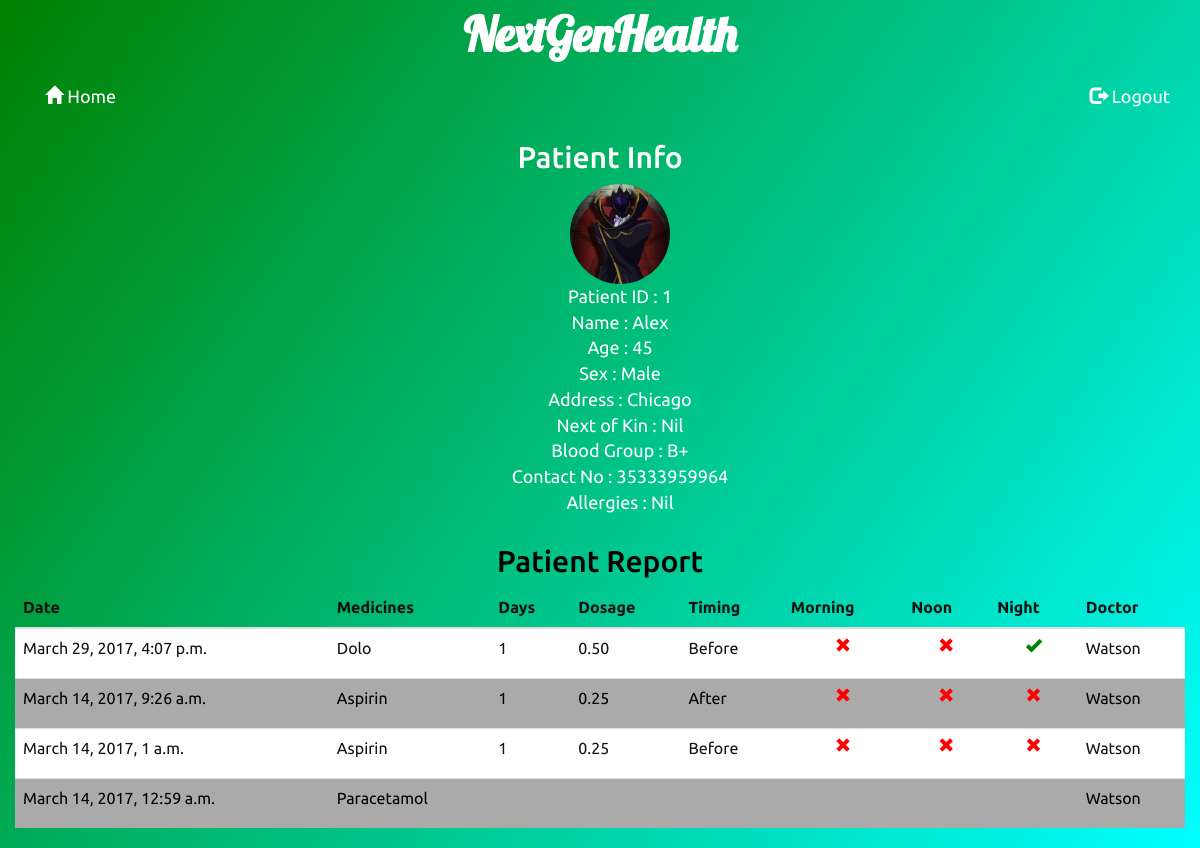
The page /pharmacy/ph_id=1/patient_id=1/ (signed in) on the database its author committed.
### patient/models.py (models this page shows, shortened)
class Patient(models.Model) :
    p_id = models.BigIntegerField(primary_key=True)
    user = models.OneToOneField(User , on_delete = models.CASCADE)
    p_image = models.ImageField(upload_to = 'images/patients')
    p_name = models.CharField(max_length = 50)
    p_age = models.IntegerField(null=False)
    p_sx = models.CharField(max_length = 10)
    p_addr = models.CharField(max_length = 100)
    p_NoK = models.CharField(max_length = 50 , default = "Nil")
    p_blood = models.CharField(max_length = 3)
    p_contact = models.CharField(max_length = 50)
    p_allerg = models.CharField(max_length = 100 , default = "Nil")

### doctor/models.py (models this page shows, shortened)
class Report(models.Model) :
    patient_no = models.ForeignKey(Patient)
    date = models.DateTimeField(auto_now_add = True)
    med = models.CharField(max_length = 1000)
    attach = models.ImageField(upload_to = 'images/attachments' , null = True , blank = True)
    doc = models.CharField(max_length = 50)
    class Meta :
        unique_together = (('patient_no' , 'date'),)
    @property
    def medsplit(self) :
        return self.med.split(',')

class Prescription(models.Model) :
    pres_id = models.ForeignKey(Report)
    dosage = models.DecimalField(max_digits = 3 , decimal_places = 2 , default = 1)
    morn = models.BooleanField()
    noon = models.BooleanField()
    nite = models.BooleanField()
    timing = models.CharField(max_length = 10)
    days = models.IntegerField(default = 1)

### pharmacy/views.py (the view)
# urls.py: url(r'^ph_id=(?P<ph_id>[0-9]+)/patient_id=(?P<patient_id>[0-9]+)/$' , views.infos , name = 'pharpatient_info') ,
@login_required(login_url = '/pharmacy/')
def infos(request , patient_id , ph_id, **kwargs) :
    reports = Report.objects.all()
    mreports = MedReport.objects.all()
    p_info = Patient.objects.all()
    result = Prescription.objects.all()
    phar = PHARMACY.objects.all()
    template = loader.get_template('infos.html')
    context = {'reports' : reversed(reports) , 'patient_id' : patient_id ,'ph_id' : ph_id , 'mreports' : mreports , 'p_info' : p_info,'result':result , 'phar' : phar}
    try:
        pid = Report.objects.filter(patient_no=patient_id)
    except Report.DoesNotExist:
        raise Http404("Patient record does not exist in the database")
    return HttpResponse(template.render(context , request))

### pharmacy/template/infos.html (shortened to what this page needs)
<head>
    <link rel="stylesheet" href="/static/bootstrap-3.3.7-dist/css/bootstrap.min.css">
    <link rel="stylesheet" href="/static/animate.css">
</head>
<body style="background-color:#999;font-family: Ubuntu;font-size:18px;" id="info">
  <div class="container-fluid" id="title">
  <div class="page-header" style="height:50px;border:none;text-align:center;font-weight:bold;font-size:48px;color:#fff;margin-top:0;">
    <a href="../.." style="text-decoration:none;color:#fff;font-family:Lobster;">NextGenHealth</a>
  </div>
</div>
  <div id="nav-wrapper">
  <nav id="nav" class="navbar navbar-default" data-spy="affix" data-offset-top="70" style="border:none;">
    <div class="container-fluid">
      <div class="navbar-collapse collapse">
      <ul class="nav navbar-nav" style="color:#fff;">
          <li id="hm"><a href=".." id="tag"><span class="glyphicon glyphicon-home"></span> Home</a></li>
      </ul>
      <ul class="nav navbar-nav navbar-right" style="color:#000;">
        <li><a href="../../logout" id="tag"><span class="glyphicon glyphicon-log-out"></span> Logout</a></li>
      </ul>
    </div>
    </div>
  </nav>
</div>
    <div class="container-fluid" style="text-align:center;color:#fff;">
            <h2>Patient Info</h2>
            {% for p in p_info %}
            {% if p.p_id|slugify == patient_id %}
              <ul style="list-style:none;">
                <li><img src="/../media/{{p.p_image}}" alt="{{p.p_image}}" class="img-circle img-responsive" height="100" width="100"  id="displayed"/></li>
                <li>Patient ID : {{patient_id}} <li>
                <li>Name : {{p.p_name}} </li>
                <li>Age : {{p.p_age}} </li>
                <li>Sex : {{p.p_sx}} </li>
                <li>Address : {{p.p_addr}} </li>
                <li>Next of Kin : {{p.p_NoK}} </li>
                <li>Blood Group : {{p.p_blood}} </li>
                <li>Contact No : {{p.p_contact}} </li>
                <li>Allergies : {{p.p_allerg}} </li>
              </ul>
            {%endif%}
            {%endfor%}
      </div>
        <div class="container-fluid" id="report-table" style="text-align:center;">
            <h2 style="color:#000;">Patient Report</h2>
            <table class="table table-striped" style="color:#131313;" id="tab">
                <thead>
                    <tr>
                        <th>Date</th>
                        <th>Medicines</th>
                        <th>Days</th>
                        <th>Dosage</th>
                        <th>Timing</th>
                        <th>Morning</th>
                        <th>Noon</th>
                        <th>Night</th>
                        <th>Doctor</th>
                    </tr>
                </thead>
                <tbody>
                    {% for r in reports %}
                        {% if patient_id == r.patient_no.p_id|slugify %}
                            <tr>
                              <td>{{r.date}}</td>
                                <td>
                                {% for m in r.medsplit %}
                                    {% for i in mreports %}
                                        {% if m|slugify == i.medname|slugify %}
                                        <p> {{m}}</p>
                                        {%endif%}
                                    {%endfor%}
                                {%endfor%}
                              </td>   <td>             {% for p in result %}
                                          {% if p.pres_id == r %}
                            <p>{{p.days}}</p>{% endif %}
                            {% endfor %}</td>
                            <td>{% for p in result %}
                                        {% if p.pres_id == r %}<p>{{p.dosage}}</p>{% endif %}
                                        {% endfor %}</td>
                                        <td>{% for p in result %}
                                                    {% if p.pres_id == r %}<p>{{p.timing}}</p>{% endif %}
                                                    {% endfor %}</td>
                                        <td>{% for p in result %}
                                        {% if p.pres_id == r %}<p style="text-align:center;color:{% if p.morn == True %}green{% else %}red{% endif %}"><span class="glyphicon {% if p.morn == True %}glyphicon-ok{% else %}glyphicon-remove{% endif %}"></span></p>{% endif %}
                                        {% endfor %}</td>
                                        <td>{% for p in result %}
                                                    {% if p.pres_id == r %}<p style="text-align:center;color:{% if p.noon == True %}green{% else %}red{% endif %}"><span class="glyphicon {% if p.noon == True %}glyphicon-ok{% else %}glyphicon-remove{% endif %}"></span></p>{% endif %}
                                                    {% endfor %}</td>
                                                    <td>{% for p in result %}
                                                        {% if p.pres_id == r %}<p style="text-align:center;color:{% if p.nite == True %}green{% else %}red{% endif %}"><span class="glyphicon {% if p.nite == True %}glyphicon-ok{% else %}glyphicon-remove{% endif %}"></span></p>{% endif %}
                                                                {% endfor %}</td>
                            <td>{{r.doc}}</td>
                            </tr>
                        {% endif %}
                    {% endfor %}
                </tbody>
            </table>
        </div>
</body>

### pharmacy/template/infos.html (style rules this page uses)
#tag { color: #fff; position: relative; }
#tag::before { content: ''; display: block; height: 5px; background-color: #000; position: absolute; top: 43px; width: 0%; transition: all ease-in-out 500ms; }
.table-striped > tbody > tr:nth-child(2n+1) > td, .table-striped > tbody > tr:nth-child(2n+1) > th { background-color: #fff; }
.table-striped > tbody > tr:nth-child(2n) > td, .table-striped > tbody > tr:nth-child(2n) > th { background-color: #aaa; color: #000; }
#displayed { display: block; margin-left: auto; margin-right: auto; }
#info { background: -webkit-linear-gradient(left top, green, cyan); background: -o-linear-gradient(left top, green, cyan); background: -moz-linear-gradient(left top, green, cyan); background: linear-gradient(left top, green, cyan); }
#nav { background-color: inherit; }

### rows shown on the page
Patient: p_image (picture), p_id "1", p_name "Alex", p_age "45", p_sx "Male", p_addr "Chicago", p_NoK "Nil", p_blood "B+", p_contact "35333959964", p_allerg "Nil"
Report: date "March 29, 2017, 4:07 p.m.", med "Dolo", doc "Watson"
Prescription: days "1", dosage "0.50", timing "Before", morn False (drawn), noon False (drawn), nite True (drawn)
Report: date "March 14, 2017, 9:26 a.m.", med "Aspirin", doc "Watson"
Prescription: days "1", dosage "0.25", timing "After", morn False (drawn), noon False (drawn), nite False (drawn)
Report: date "March 14, 2017, 1 a.m.", med "Aspirin", doc "Watson"
Prescription: days "1", dosage "0.25", timing "Before", morn False (drawn), noon False (drawn), nite False (drawn)
Report: date "March 14, 2017, 12:59 a.m.", med "Paracetamol", doc "Watson"
